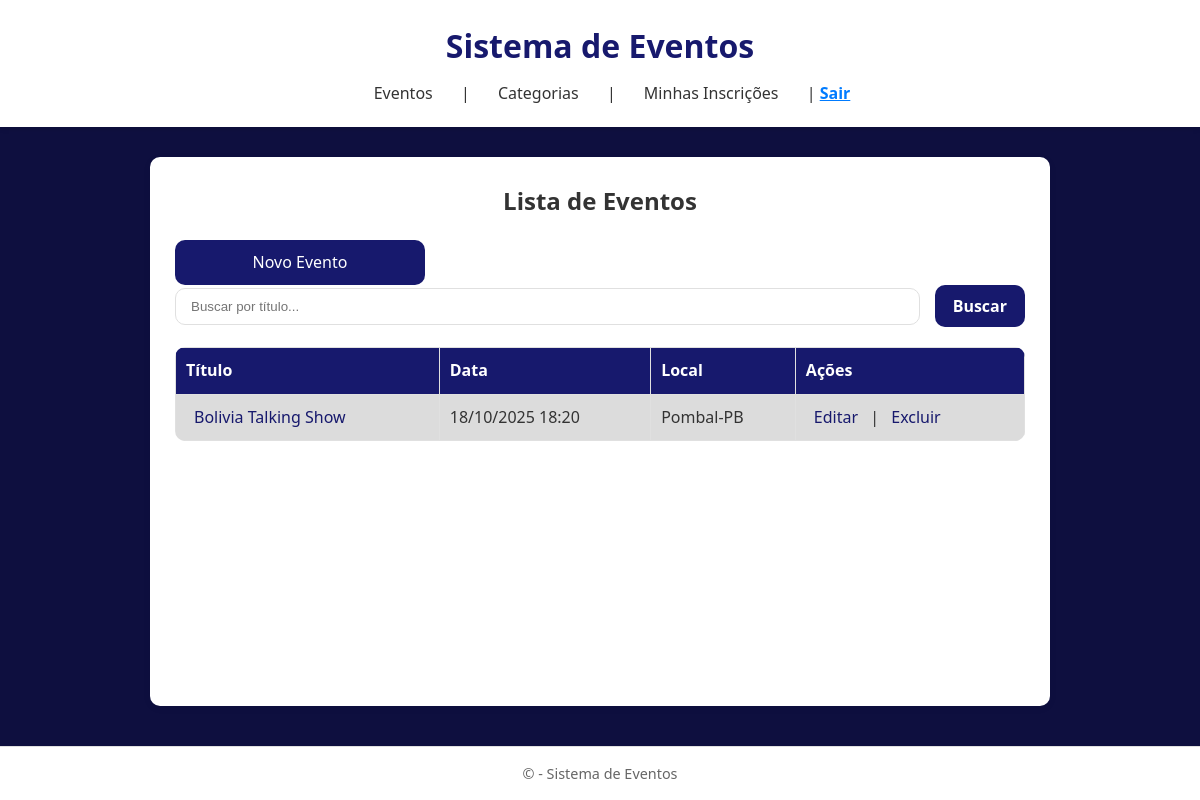
Before: /events/ (signed in) with the older database file.
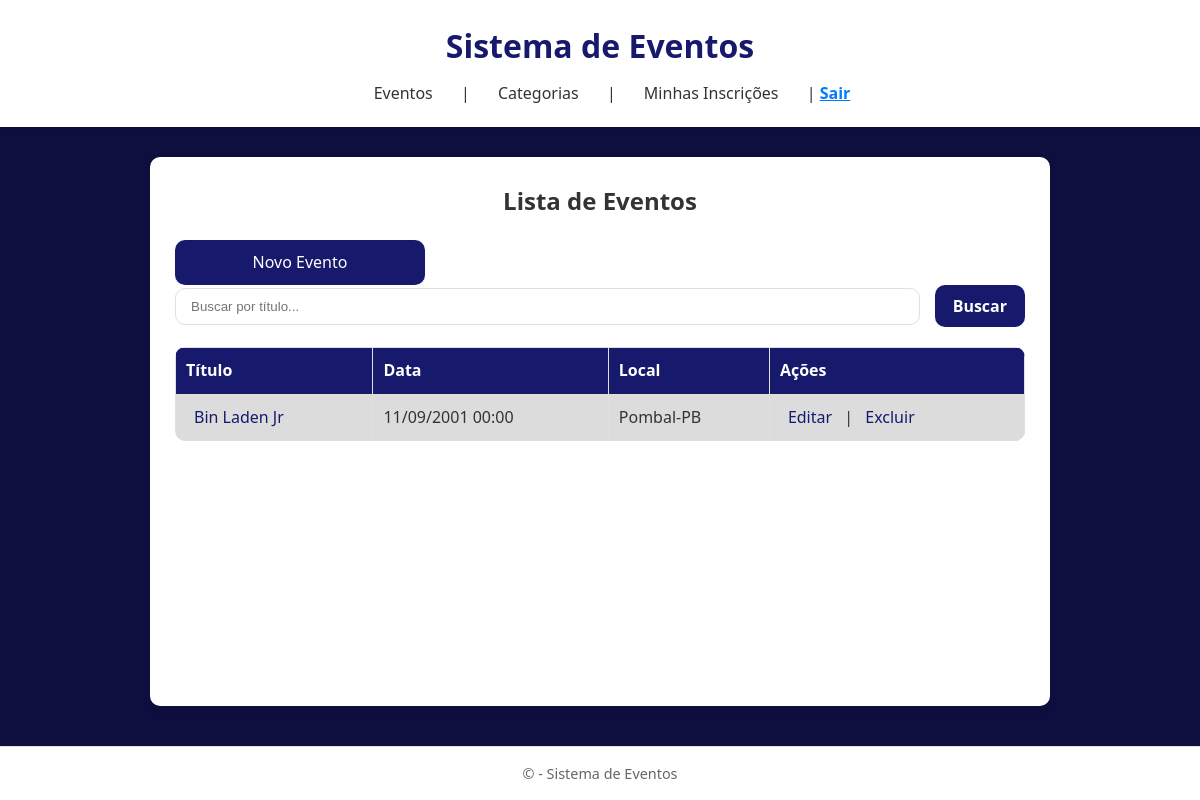
After: the same page with the newer database file.
### core/models.py (models this page shows, shortened)
class BaseModel(models.Model):
    created_at = models.DateTimeField(auto_now_add=True, null=True)
    updated_at = models.DateTimeField(auto_now=True, null=True)
    deleted_at = models.DateTimeField(auto_now=True, null=True)
    is_deleted = models.BooleanField(default=False, null=True)
    class Meta:
        abstract = True

class Events(BaseModel):
    date_time = models.DateTimeField()
    title = models.CharField(max_length=50)
    vagas = models.IntegerField(default=30)
    descriptions = models.TextField()
    local = models.CharField()
    category = models.ManyToManyField(CategoryEvent)

### core/views.py (the view)
# urls.py: path('events/', views.EventListView.as_view(), name='event_list'),
class EventListView(LoginRequiredMixin, ListView):
    model = Events
    template_name = 'eventos/event_list.html'
    context_object_name = 'events'
    extra_context = {'page_title': _('Lista de Eventos')}
    paginate_by = 4
    def get_queryset(self):
        query = self.request.GET.get('q', '')
        if query:
            return Events.objects.filter(title__icontains = query)
        return Events.objects.all()
    def get_context_data(self, **kwargs):
        context = super().get_context_data(**kwargs)
        context['seach_query'] = self.request.GET.get('q', '')
        return context

### core/templates/eventos/event_list.html (shortened to what this page needs)
{% extends "eventos/base.html" %}
{% block content %}
<h2 style="text-align:center; margin-bottom:20px;">Lista de Eventos</h2>
<div class="search-container">
  {% if user.is_superuser %}
    <a href="{% url 'event_create' %}" class="button main-button">Novo Evento</a>
  {% endif %}
  <form method="get" class="search-form">
    <input type="text" name="q" placeholder="Buscar por título..." value="{{ request.GET.q }}">
    <button type="submit">Buscar</button>
  </form>
</div>
<table class="table-striped">
  <thead>
    <tr>
      <th>Título</th>
      <th>Data</th>
      <th>Local</th>
      {% if user.is_superuser %}
        <th>Ações</th>
      {% endif %}
    </tr>
  </thead>
  <tbody>
    {% for event in events %}
      <tr>
        <td><a href="{% url 'event_detail' event.pk %}" class="title-link">{{ event.title }}</a></td>
        <td>{{ event.date_time|date:"d/m/Y H:i" }}</td>
        <td>{{ event.local }}</td>
        {% if user.is_superuser %}
          <td>
            <a href="{% url 'event_edit' event.pk %}" class="edit-btn">Editar</a> |
            <a href="{% url 'event_delete' event.pk %}" class="delete-btn">Excluir</a>
          </td>
        {% endif %}
      </tr>
    {% empty %}
      <tr>
        <td colspan="4" style="text-align:center;">Nenhum evento encontrado.</td>
      </tr>
    {% endfor %}
  </tbody>
</table>
{% endblock %}

Changed rows visible on the page:
removed Events: title "Bolivia Talking Show", date_time "18/10/2025 18:20", local "Pombal-PB"
added Events: title "Bin Laden Jr", date_time "11/09/2001 00:00", local "Pombal-PB"
